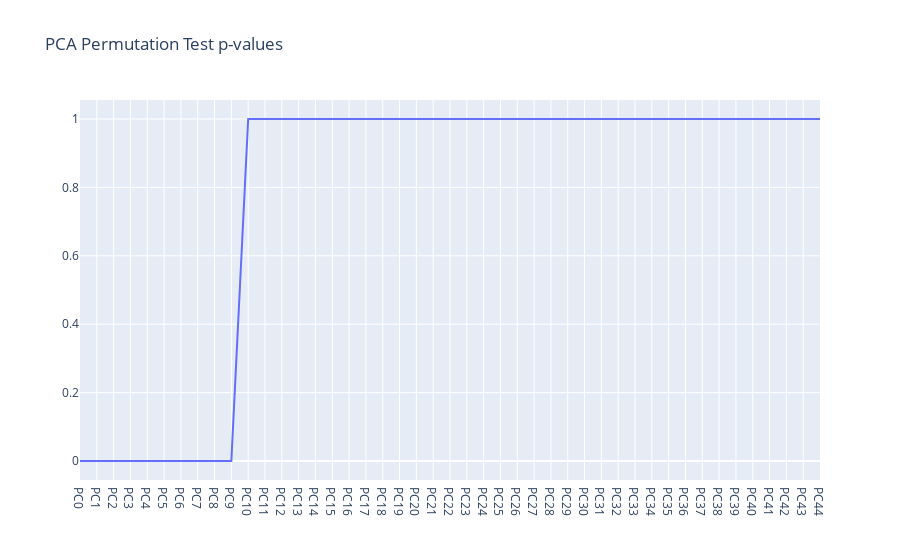

The cell this chart's notebook holds for it:
### Code cell
def de_correlate_df(df):
    X_aux = df.copy()
    for col in df.columns:
        X_aux[col] = df[col].sample(len(df)).values
        
    return X_aux

## storing the original explained variance ration 

pca = PCA()
pca.fit(x_train_over)
original_variance = pca.explained_variance_ratio_

##defining number of tests and store the results

N_permutations = 1000
variance = np.zeros((N_permutations, len(x_train_over.columns)))

##generating new datasets and stpring their results in our result matrix

for i in range(N_permutations):
    X_aux = de_correlate_df(x_train_over)
    
    pca.fit(X_aux)
    variance[i, :] = pca.explained_variance_ratio_


## plotting p values for PCA components

p_val = np.sum(variance > original_variance, axis=0) / N_permutations
fig = go.Figure()
fig.add_trace(go.Scatter(x=[f'PC{i}' for i in range(len(x_train_over.columns))], y=p_val, name='p-value on significance'))
fig.update_layout(title="PCA Permutation Test p-values")

### Figure 1 — Plotly figure (JSON) as saved in the notebook; plotly's stock layout.template omitted (floating-point values rounded to 4 significant figures)
{"data": [{"name": "p-value on significance", "type": "scatter", "x": ["PC0", "PC1", "PC2", "PC3", "PC4", "PC5", "PC6", "PC7", "PC8", "PC9", "PC10", "PC11", "PC12", "PC13", "PC14", "PC15", "PC16", "PC17", "PC18", "PC19", "PC20", "PC21", "PC22", "PC23", "PC24", "PC25", "PC26", "PC27", "PC28", "PC29", "PC30", "PC31", "PC32", "PC33", "PC34", "PC35", "PC36", "PC37", "PC38", "PC39", "PC40", "PC41", "PC42", "PC43", "PC44"], "y": [0, 0, 0, 0, 0, 0, 0, 0, 0, 0, 1, 1, 1, 1, 1, 1, 1, 1, 1, 1, 1, 1, 1, 1, 1, 1, 1, 1, 1, 1, 1, 1, 1, 1, 1, 1, 1, 1, 1, 1, 1, 1, 1, 1, 1]}], "layout": {"title": {"text": "PCA Permutation Test p-values"}}}
